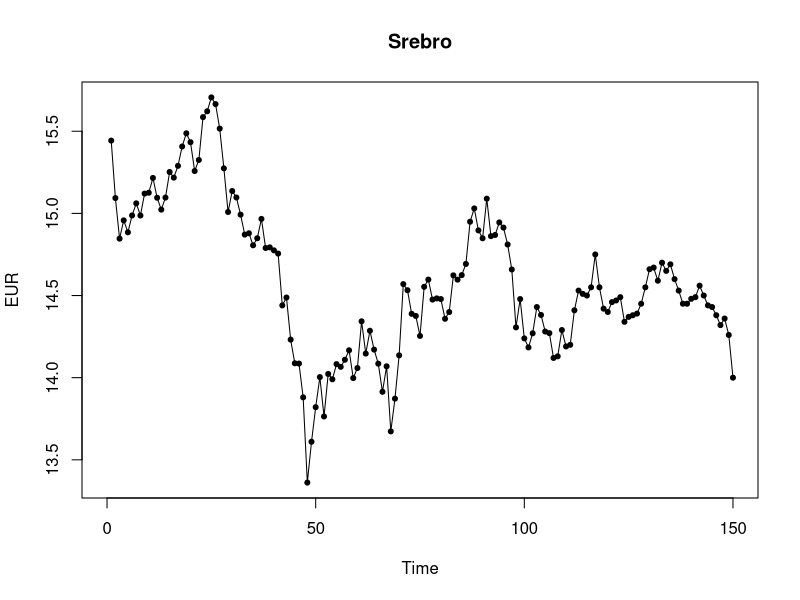
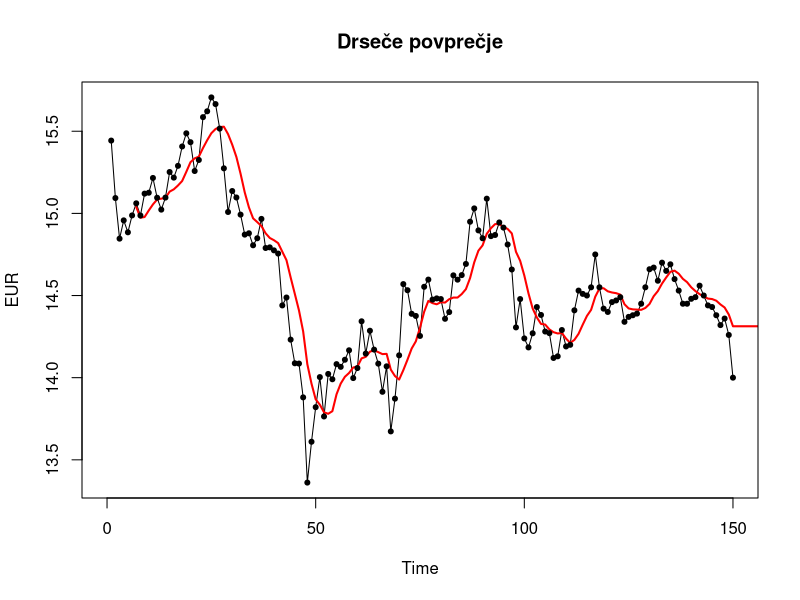
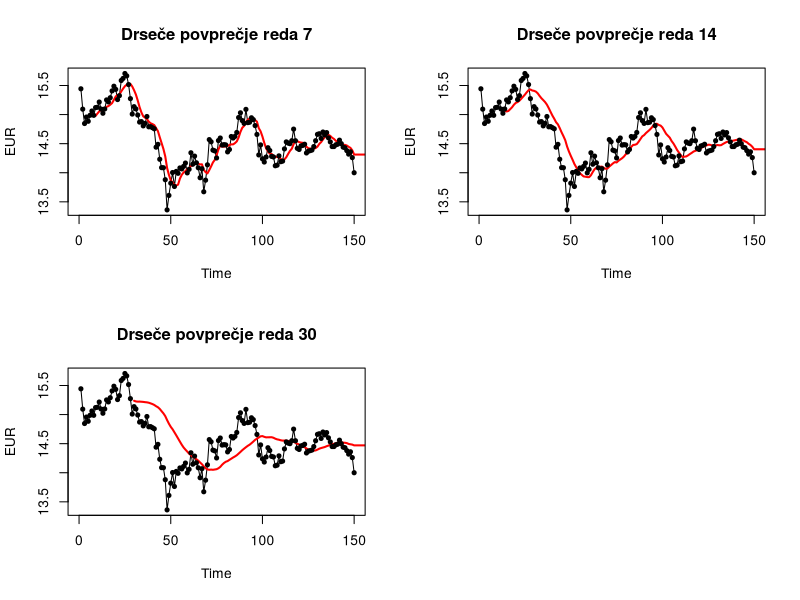
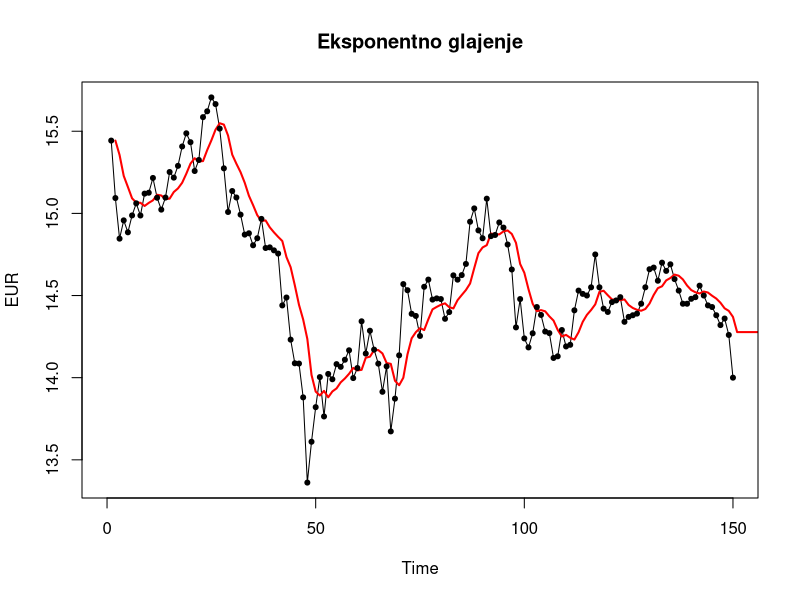
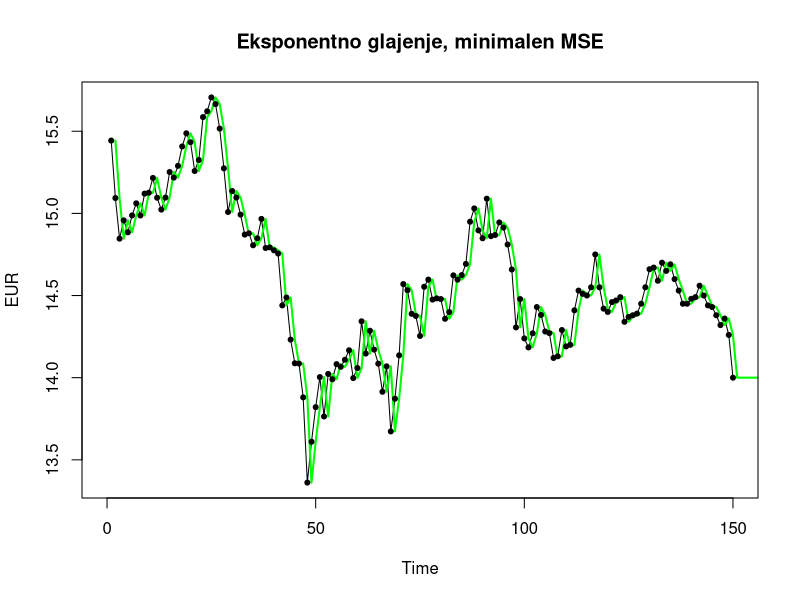

Recreate these plots in R, in order.
library(readr)

# 1. naloga
cene_srebra <- read_csv("LBMA-SILVER.csv", locale = locale(encoding = "cp1252"))
casovna_vrsta <- ts(cene_srebra[c(150:1), 4])
graf_srebra <- plot(casovna_vrsta, main = "Srebro", ylab="EUR", xlim = c(0, 150))
points(x = time(casovna_vrsta), y = casovna_vrsta, type = "p", col= "black", pch = 20)

# 2. naloga

# a) Funkcija, ki priredi zglajene vrednosti

G <- function(vrsta, k){
  glajene_vrednosti <- c()
  T = length(vrsta)
  for (i in (k):(T)){
    glajene_vrednosti[i] <- sum(vrsta[(i - k + 1):(i)])/k
  }
  
  return(glajene_vrednosti)
}

# b)

zglajena_vrsta_k <- function(k) {
  zglajena_vrsta <- G(casovna_vrsta, k)
  napoved <- tail(zglajena_vrsta, 1) #napoved za naslednji dan
  zglajena_vrsta <- c(zglajena_vrsta, rep(napoved, 10))
  zglajena_vrsta <- ts(zglajena_vrsta)
  return(zglajena_vrsta)
}


# c) 
graf2 <- ts.plot(casovna_vrsta, zglajena_vrsta_k(7), main = "Drseče povprečje", ylab="EUR", xlim = c(0, 150), col = c("black", "red"), lwd=c(1,2))
points(x = time(casovna_vrsta), y = casovna_vrsta, type = "p", col= "black", pch = 20)

# d) Srednja kvadratna napaka

kvadratna_napaka_k <- function(k) {
  skrajsana_casovna_vrsta <- casovna_vrsta[(k + 1) : length(casovna_vrsta)]
  skrajsana_zglajena_vrsta <- zglajena_vrsta_k(7)[(k + 1): (length(zglajena_vrsta_k(7))-10)]
  razlika_na_2 <- (skrajsana_zglajena_vrsta - skrajsana_casovna_vrsta)^2
  MSE <- mean(razlika_na_2)
  return(MSE)
}

######

par(mfrow=c(2,2))
for (i in (c(7,14,30))){
  if (i==7){
    g1 <- ts.plot(casovna_vrsta, zglajena_vrsta_k(7), main = "Drseče povprečje reda 7", ylab="EUR", xlim = c(0, 150), col = c("black", "red"), lwd=c(1,2))
    points(x = time(casovna_vrsta), y = casovna_vrsta, type = "p", col= "black", pch = 20)
  }
  else if (i==14){
    g2 <- ts.plot(casovna_vrsta, zglajena_vrsta_k(14), main = "Drseče povprečje reda 14", ylab="EUR", xlim = c(0, 150), col = c("black", "red"), lwd=c(1,2))
    points(x = time(casovna_vrsta), y = casovna_vrsta, type = "p", col= "black", pch = 20)
  }
  else if (i==30){
    g3 <- ts.plot(casovna_vrsta, zglajena_vrsta_k(30), main = "Drseče povprečje reda 30", ylab="EUR", xlim = c(0, 150), col = c("black", "red"), lwd=c(1,2))
    points(x = time(casovna_vrsta), y = casovna_vrsta, type = "p", col= "black", pch = 20)
  }
}
par(mfrow=c(1,1))
# manjkajo ti trije grafi na eni sliki!!!!

kvadratna_napaka_k(7)
kvadratna_napaka_k(14)
kvadratna_napaka_k(30)


# 3. naloga

# a)

EG <- function(vrsta,alpha){
  l <- c()
  l[1] <- vrsta[1]
  for (i in (2:length(vrsta))){
    l[i] <- alpha*vrsta[i] + (1-alpha)*l[i-1]
  }
  return(l)
}

# b)

e_glajenje <- function(alpha){
  l_zglajena_vrsta <- EG(casovna_vrsta,alpha)
  e_glajene_vrednosti <- c()
  # for zanka da naredi y-streha_t+1 = l_t
  for (i in 1:length(l_zglajena_vrsta)){
    e_glajene_vrednosti[i+1] <- l_zglajena_vrsta[i]
  }
  napoved <- tail(e_glajene_vrednosti, 1) #napoved za naslednji dan
  e_glajene_vrednosti <- c(e_glajene_vrednosti, rep(napoved, 10))
  e_glajene_vrednosti <- ts(e_glajene_vrednosti)
  
  
  return(e_glajene_vrednosti)
}


graf3 <- ts.plot(casovna_vrsta, e_glajenje(0.25), main = "Eksponentno glajenje", ylab="EUR", xlim = c(0, 150), col = c("black", "red"), lwd=c(1,2))
points(x = time(casovna_vrsta), y = casovna_vrsta, type = "p", col= "black", pch = 20)

# c)
f_za_alpha <- function(a){
  mean((EG(casovna_vrsta,a)-casovna_vrsta)^2)
}
alpha_zvezdica <- optimize(f_za_alpha,c(0,1))

# d)

graf3 <- ts.plot(casovna_vrsta, e_glajenje(as.numeric(alpha_zvezdica[1])), main = "Eksponentno glajenje, minimalen MSE", 
                 ylab="EUR", xlim = c(0, 150), col = c("black", "green"), lwd=c(1,2))
points(x = time(casovna_vrsta), y = casovna_vrsta, type = "p", col= "black", pch = 20)